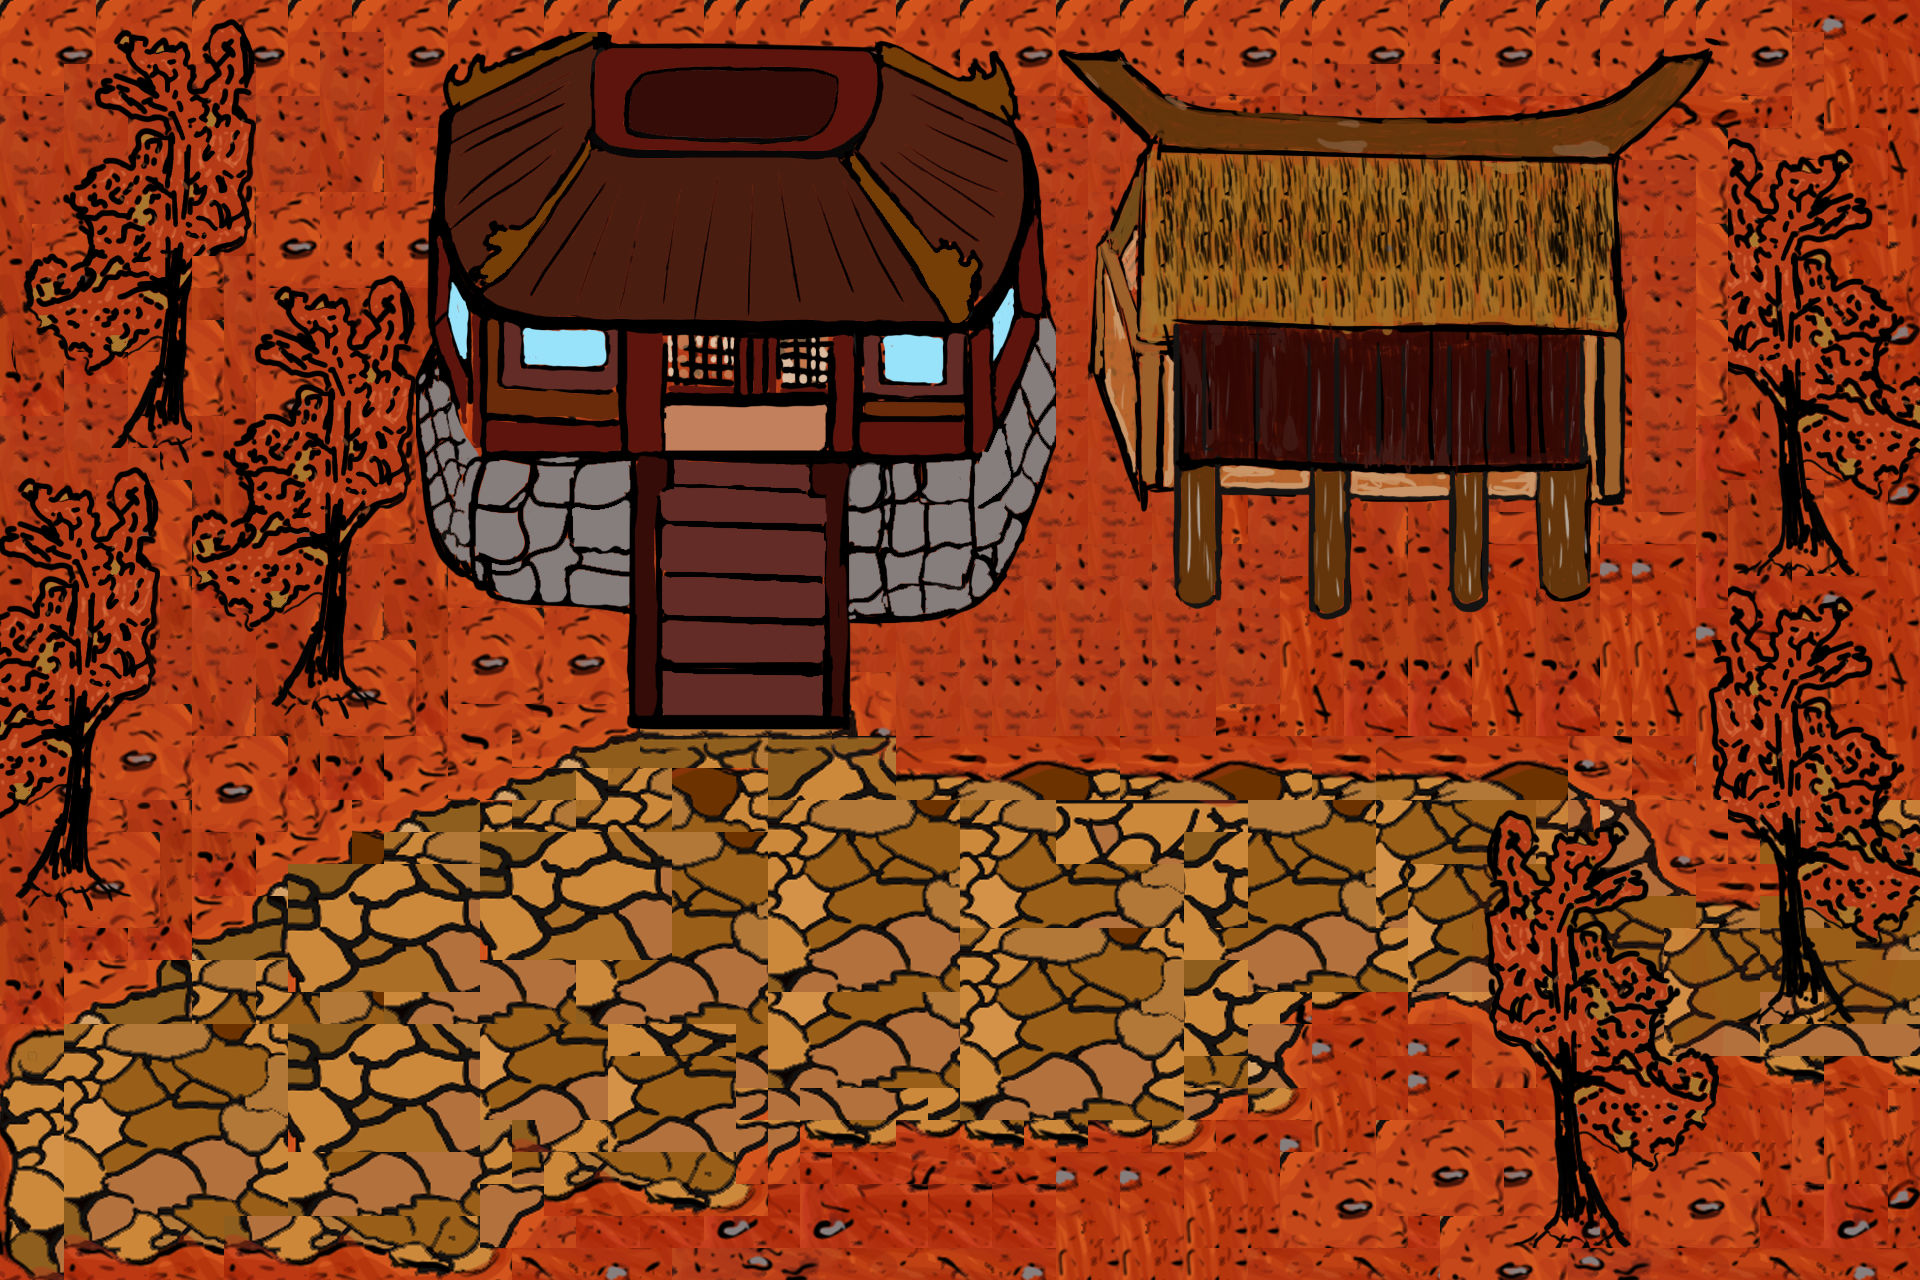

This game map was drawn from its Tiled (.tmx) file and the tilesets committed beside it. A one-line description and the trimmed map source follow:
An orthogonal 60x40 tile map with 32x32 px tiles, 2 tile layers (Calque de Tuiles 1, Calque de Tuiles 2).

<map version="1.4" tiledversion="1.4.3" orientation="orthogonal" renderorder="right-down" width="60" height="40" tilewidth="32" tileheight="32" infinite="0" nextlayerid="4" nextobjectid="1">
 <editorsettings>
  <export target="SceneOne.PNG" format="json" />
 </editorsettings>
 <tileset firstgid="1" name="Fiche_Tiles" tilewidth="32" tileheight="32" tilecount="8393" columns="77">
  <image source="Fiche_Tiles.png" trans="ff00ff" width="2480" height="3508" />
 </tileset>
 <layer id="1" name="Calque de Tuiles 1" width="60" height="40">
  <data>[2400 cells, 2400 non-empty, 227 distinct tile ids]</data>
 </layer>
 <layer id="3" name="Calque de Tuiles 2" width="60" height="40">
  <data>[2400 cells, 1455 non-empty, 1104 distinct tile ids]</data>
 </layer>
</map>